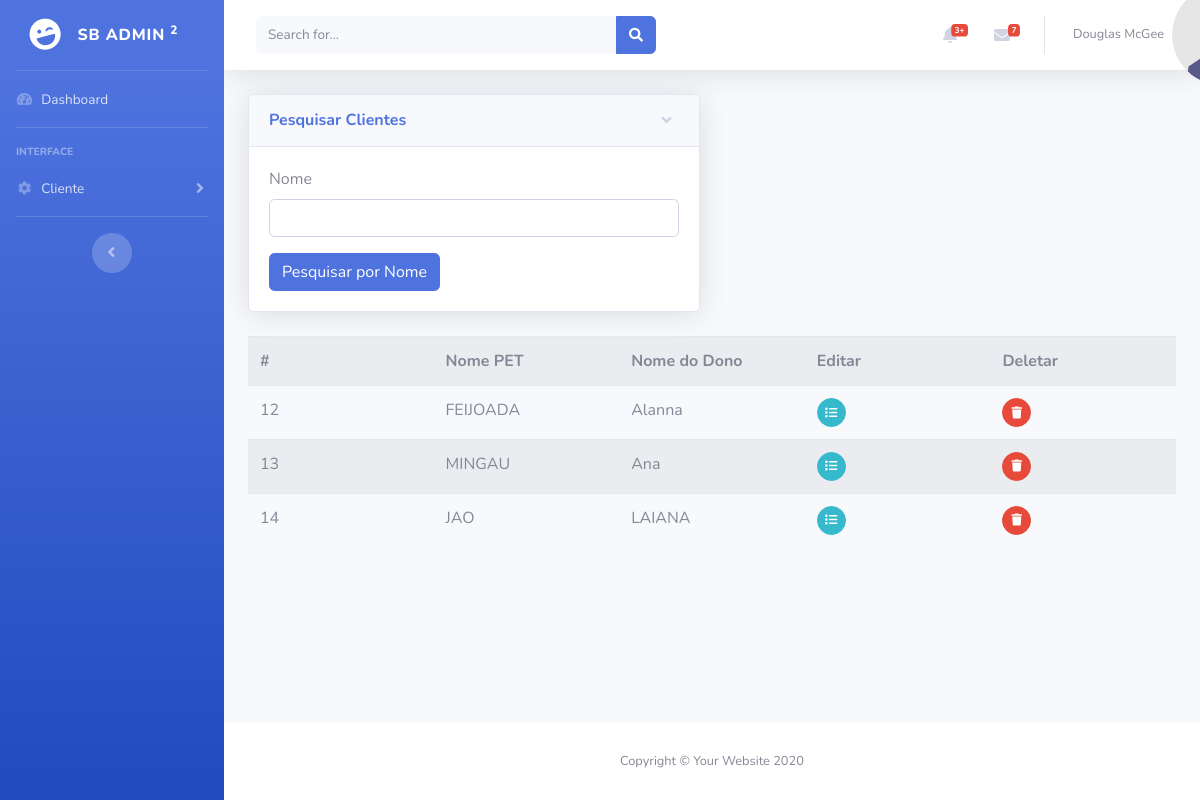
Page /produto/admin.php?rota=visualizar_pet (signed in) on the committed database.
### tables this page shows
CREATE TABLE `pet` (
  `id_pet` int(11) NOT NULL,
  `nome_pet` varchar(150) NOT NULL,
  `id_cliente` int(15) NOT NULL,
  `data_cadastro_pet` datetime NOT NULL,
  `nome_cliente` varchar(150) NOT NULL,
  `tipo_pet` varchar(15) NOT NULL
);

### classes/pet.php (called while the page is built, shortened)
<?php
include_once("../classes/Conexao.php");
class Pet{
   public $conexaoBD;
   public function  __construct()   {
      $objConexao= new Conexao();
      $this->conexaoBD= $objConexao->getConexao();
   }
    public function selecionarPets(){
        $sql="select * from pet order by data_cadastro_pet DESC";
        $this->retornoBD=$this->conexaoBD-> query($sql);
    }
  }

### classes/Conexao.php (called while the page is built)
<?php
class Conexao{
    private $url;
    private $usuario;
    private $senha;
    private $baseDeDados;
    public function __construct() {
        $this->url = "127.0.0.1";
        $this->usuario = "root";
        $this->senha = '';
        $this->baseDeDados = 'clinica_pet';
    }
    public function getConexao() {
        return  new mysqli(
            $this->url,
            $this->usuario,
            $this->senha,
            $this->baseDeDados
        );
    }
}

### include/visualizarPET.php (the view, shortened to what this page needs)
<?php
include_once("../classes/pet.php");
if (isset($_SESSION['administrador'])){
?>
<div class="row">
    <div class="col-lg-6">
        <div class="card shadow mb-8">
            <a href="#collapseCardExample" class="d-block card-header py-3" data-toggle="collapse" role="button" aria-expanded="true" aria-controls="collapseCardExample">
                <h6 class="m-0 font-weight-bold text-primary">Pesquisar Clientes</h6>
            </a>
            <div class="collapse show" id="collapseCardExample">
                <div class="card-body">
                    <form method="POST" action="">
                        <div class="mb-3">
                            <label for="cpf" class="form-label">Nome</label>
                            <input type="text" class="form-control" id="cpf-pet" aria-describedby="cpfHelp" name="nomePet">
                        </div>
                        <button type="submit" class="btn btn-primary">Pesquisar por Nome</button>
                    </form>
                </div>
            </div>
        </div>
    </div>
</div>
<?php
$objPet = new Pet();
if (isset($_GET['id'])) {
    $objPet ->selecionarPorId($_GET['id']);
    if (isset($_POST['nomePet'])) {
        $objPet ->selecionarPorNome($_POST['nomePet']);
    }
} else if (isset($_POST['nomePet'])) {
    $objPet ->selecionarPorNome($_POST['nomePet']);
}  else {
    $objPet ->selecionarPets();
}
if ($objPet ->retornoBD != null) {
?>
    <br/>
    <div class="row">
        <div class="col-12">
            <table class="table table-striped table-hover">
                <tr>
                    <th width="20%">#</th>
                    <th width="20%">Nome PET</th>
                    <th width="20%">Nome do Dono</th>
                    <th width="20%">Editar</th>
                    <th width="20%">Deletar</th>
                </tr>
                <?php
                while ($retorno = $objPet->retornoBD->fetch_object()) {
                    echo '<tr><td>' . $retorno->id_pet . '</td><td>' .
                        $retorno->nome_pet . '</td><td>' .
                        $retorno->nome_cliente . '</td>';
                    echo '<td><a href="?rota=editar_pet&id='.$retorno->id_pet.'" class="btn btn-info btn-circle btn-sm"><i class="fas fa-list"></i></a></td>';
                    echo '<td><a href="#" class="btn btn-danger btn-circle btn-sm" onclick=\'deletarPet("' .$retorno->id_pet. '")\';><i class="fas fa-trash"></i></a></td></tr>';
                }
                ?>
            </table>
        </div>
    </div>
<?php
}
}else{
    header("Location:../index.html");
}?>

### rows in the picture
pet: id_pet "12", nome_pet "FEIJOADA", nome_cliente "Alanna"
pet: id_pet "13", nome_pet "MINGAU", nome_cliente "Ana"
pet: id_pet "14", nome_pet "JAO", nome_cliente "LAIANA"
